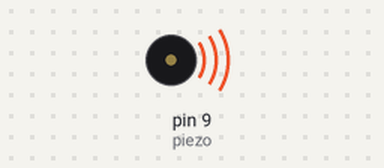
Bench run of a sketch on a simulated Arduino Uno, built with avr-gcc and run on an emulated ATmega328P. Shown: buzzer (waves = sounding).

Above: at 0.1 s.
Timing chart, 0 to 1.6 s (numbered marks = the images above):
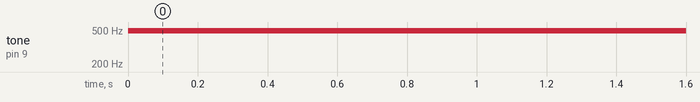

The sketch:

08-2-1.ino
```cpp
// analogWrite() 함수 이용
int piezo = 9;
int del = 1000;

void setup() {

}

void loop()
{
  analogWrite(piezo, 64);           // PWM 25% 적용
  delay(del);                       // 1초 대기
  analogWrite(piezo, 128);          // PWM 50% 적용
  delay(del);                       // 1초 대기
  analogWrite(piezo, 255);          // PWM 100% 적용
  delay(del);                       // 1초 대기
}
```

Measured:
- by itself, tone on pin 9 (piezo): silent → 490 Hz at 0.00 s
